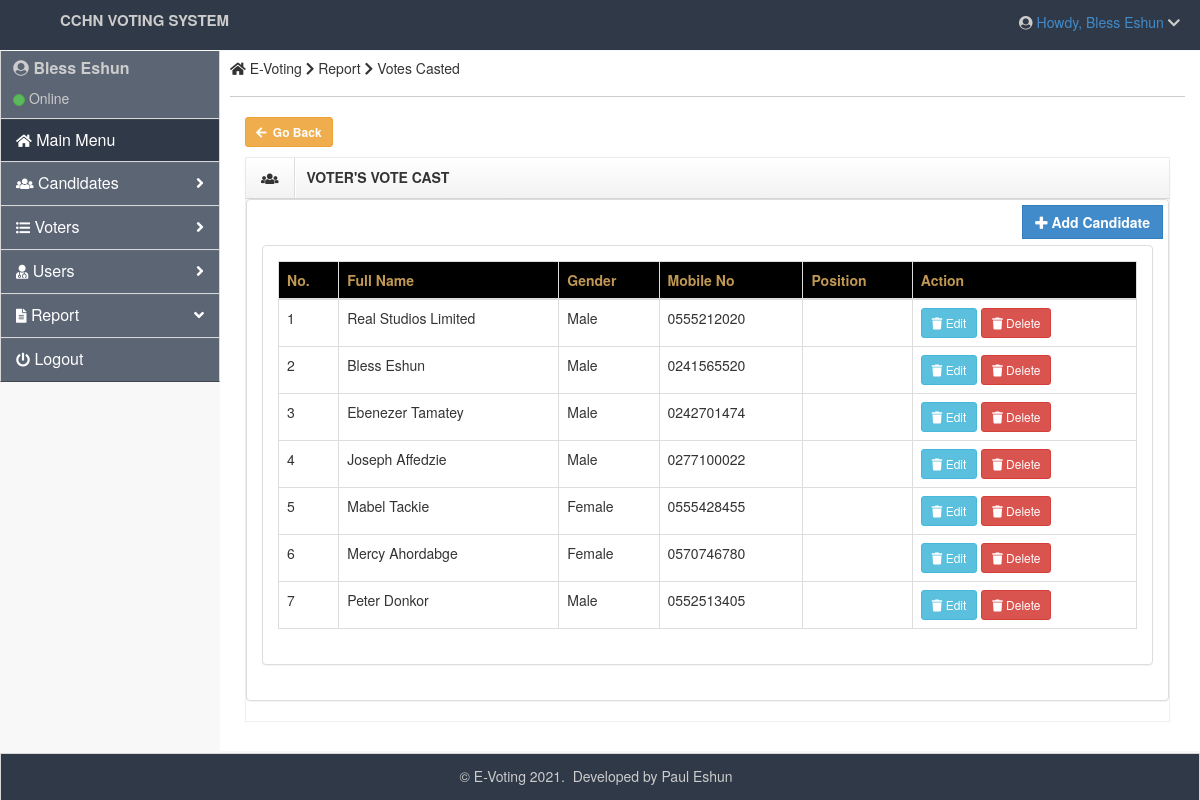
Page /admin/votes.php (signed in) on the committed database.
### tables this page shows
CREATE TABLE `voters` (
  `voterid` int(30) NOT NULL,
  `name` varchar(255) NOT NULL,
  `gender` varchar(255) NOT NULL,
  `phoneno` varchar(20) NOT NULL,
  `course` varchar(200) NOT NULL,
  `createdby` text NOT NULL
);

### admin/votes.php (the view, shortened to what this page needs)
<?php
require_once '../functions/Candidates.php';
?>
<!DOCTYPE html>
<html lang="en">
<head class="">
    <link rel="stylesheet" href="../admin/assets/plugins/bootstrap/css/bootstrap.css" />
    <link rel="stylesheet" href="../admin/assets/css/main.css" />
    <link rel="stylesheet" href="../admin/assets/css/theme.css" />
    <link rel="stylesheet" href="../admin/assets/css/MoneAdmin.css" />
    <link rel="stylesheet" href="../assets/font-awesome/css/fontawesome-all.css" />
    <link rel="stylesheet" href="../third-party/dist/css/bootstrapValidator.css">
	</head>
    <body class="padTop53 " onload="pageLoading()" onreset="" >
    <div id="wrap" >
       <?php include('top.php') ?>
    	<?php include('left.php') ?>
        <div id="content">
            <div class="inner" style="min-height: 700px;">
                <div class="row">
                    <div class="col-lg-12">
                        <h5><span class="fa fa-home"></span> E-Voting <i class="fa fa-chevron-right"></i> Report <i class="fa fa-chevron-right"></i> Votes Casted  </h5>
                    </div>
                </div>
                  <hr />
                 <div class="col-lg-12">
                   <a href="dashboard.php" class="btn btn-warning btn-sm" style="font-weight: bold"><i class="fa fa-arrow-left" style="margin-right: 3px;"></i> Go Back</a>
                <div class="box">
                    <header>
                        <div class="icons"><i class="fa fa-users"></i></div>
                        <h5>VOTER'S VOTE CAST</h5>
                        <div class="toolbar">
                            <ul class="nav pull-right">
                                <li>
                                    <a class="accordion-toggle minimize-box" data-toggle="collapse" href="#div-4">
                                    </a>
                                </li>
                            </ul>
                        </div>
                    </header>
                    <div class="panel panel-default">
                        <a href="" target="_self" data-toggle="modal" data-target="#regAdmin" class="btn btn-primary btn-rect" style="font-weight: bold; float: right; margin: 5px 5px 5px 5px;"><i class="fa fa-plus"></i> Add Candidate</a>
						<br>
                       <div class="panel-body" style="margin-top: 10px;">
                        <div class="panel panel-default">
                                <div class="panel-body" >
                                    <table id="table" data-toggle="table" data-pagination="" data-search="true" data-show-columns="" data-show-pagination-switch="" data-show-refresh="" data-key-events="" data-show-toggle="" data-resizable="" data-cookie="" data-cookie-id-table="saveId" data-show-export="" data-click-to-select="" data-toolbar="#toolbar" class="table table-bordered table-hover" width="100%">
                    			<thead class="text-warning" style="background: #000">
                        			<tr class="">
                        <th class="">No.</th>
                        <th data-field="fullname">Full Name</th>
                        <th data-field="gender">Gender</th>
                        <th data-field="mobile">Mobile No</th>
                        <th data-field="position">Position</th>
                        <th data-field="action">Action</th>
                        </tr>
                    			</thead>
                    <tbody>
        <?php
            $query1=mysqli_query($connect_db, "SELECT * FROM `voters` ORDER BY `name` ASC");
            $cnt=1;
            while($records=mysqli_fetch_array($query1)){
        ?>
                <tr>
                <td><?php echo $cnt; ?></td>
                <td><?php echo $records['name']; ?></td>
                <td><?php echo $records['gender']; ?></td>
                <td><?php echo $records['phoneno']; ?></td>
                <td><?php echo $records['position']; ?></td>
                <td class="datatable-ct">
                 <a title="Click to update" id="<?php echo $records['candidateid'] ?>" href="#edit_candidate<?php echo $records['candidateid'] ?>"  data-toggle="modal" class="btn btn-info btn-sm" href=""> <i class="fa fa-trash"></i> Edit </a>
                 <a title="Click to delete" class="btn btn-danger btn-sm" href="delete-candidate.php?candidateid=<?php echo htmlentities($records['candidateid']);?>" onclick="return confirm('Do you really want to delete this candidate from the system?')"> <i class="fa fa-trash"></i> Delete </a>
               </td>
                </tr>
            <?php
            $cnt=$cnt+1;
}?>
                    </tbody>
                </table>
                                </div>
                        </div>
                          </div>
                    </div>
                </div>
					</div>
			</div>
        </div>
    </div>
   <?php include('modal/add_candidate.php') ?>
    <div id="footer" class="">
        <p>&copy; E-Voting 2021. &nbsp;Developed by <a class="app-developer" href="">Paul Eshun </a>&nbsp;</p>
    </div>
	</body>
</html>

### admin/assets/css/main.css (style rules this page uses)
#wrap { margin: 0 auto; }
#footer { height: 48px; background-color: #222222; }
@media (min-width: 768px) { html, body { height: 100%; } }
@media (min-width: 768px) { #wrap { height: auto !important; height: 100%; min-height: 100%; padding: 0 0 48px; margin-bottom: -48px; } }
body.padTop53 { padding-top: 75px; overflow: visible; }
@media (min-width: 802px) { body.padTop53 { padding-top: 51px; } }
#wrap:before, #top:before, .head:before, #footer:before, #wrap:after, #top:after, .head:after, #footer:after { display: table; content: " "; }
#wrap:after, #top:after, .head:after, #footer:after { clear: both; }
#wrap { background-color: #f8f8f8; }
@media (min-width: 768px) { #content { margin-left: 100px; } }
@media (min-width: 992px) { #content { margin-left: 220px; } }
#content { -webkit-transition: margin 0.4s; transition: margin 0.4s; }
.inner { position: relative; min-height: 1px; padding-right: 15px; padding-left: 10px; background: #fff; border: 0px solid #e4e4e4; min-height:1200px; }
@media (min-width: 768px) { .inner { float: left; width: 100%; } }
.inner .row { margin-right: -15px; margin-left: -15px; }
#footer { margin: 0 auto; color: #ccc; background-color:#2f3947; border:1px solid rgb(216, 215, 215); }
#footer p { padding: 12px 0 0; text-align: center; }
#footer a { text-decoration: none; color: #ccc; }
.box { position: relative; display: block; margin: 10px auto; border: 1px solid #efefef; }
.box header { background-repeat: repeat-x; border-bottom: 1px solid #d4d4d4; -webkit-box-shadow: 0 1px 4px rgba(0, 0, 0, 0.065); box-shadow: 0 1px 4px rgba(0, 0, 0, 0.065); background-image: linear-gradient(to bottom, #ffffff 0%, #f2f2f2 100%); }
.box header:before, .box header:after { display: table; content: " "; }
.box header:after { clear: both; }
.box header .icons, .box header h5, .box header .toolbar { position: relative; display: block; float: left; min-height: 1px; padding: 0; margin: 0; }
.box header .icons { padding: 10px 15px; border-right: 1px solid #ddd; -webkit-box-shadow: 1px 0px 0px #ffffff; box-shadow: 1px 0px 0px #ffffff; }
.box header h5 { padding: 12px; font-weight: bold; }
.box:not(.dark) header .toolbar .nav > li > a { color:#1973e1; }
.box header .toolbar { display: inline-table; float: right; }
.box header .toolbar .nav { margin: 1px 1px 0 0; }
.box header .toolbar .nav > li { display: inline-block; }
.box header .toolbar .nav > li > a { padding-top: 9px; }
.btn-rect { border-radius: 0 !important; }
.inner hr { margin-top: 10px; border-top-color: #ccc; }

### admin/assets/css/MoneAdmin.css (style rules this page uses)
body { background-color: #f8f8f8; }

### rows in the picture
voters: name "Real Studios Limited", gender "Male", phoneno "0555212020"
voters: name "Bless Eshun", gender "Male", phoneno "0241565520"
voters: name "Ebenezer Tamatey", gender "Male", phoneno "0242701474"
voters: name "Joseph Affedzie", gender "Male", phoneno "0277100022"
voters: name "Mabel Tackie", gender "Female", phoneno "0555428455"
voters: name "Mercy Ahordabge", gender "Female", phoneno "0570746780"
voters: name "Peter Donkor", gender "Male", phoneno "0552513405"

### other values in the picture
$_SESSION['uname'] "Bless Eshun"
